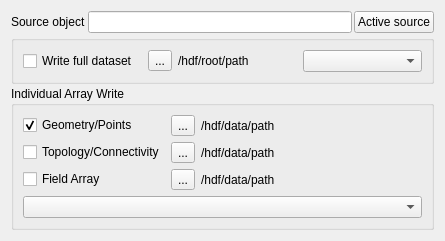
<?xml version="1.0" encoding="UTF-8"?>
<ui version="4.0">
 <class>pqDataExportWidget</class>
 <widget class="QWidget" name="pqDataExportWidget">
  <property name="geometry">
   <rect>
    <x>0</x>
    <y>0</y>
    <width>445</width>
    <height>219</height>
   </rect>
  </property>
  <property name="windowTitle">
   <string>Form</string>
  </property>
  <layout class="QVBoxLayout" name="verticalLayout_2">
   <item>
    <layout class="QGridLayout">
     <property name="spacing">
      <number>2</number>
     </property>
     <item row="0" column="1">
      <widget class="pqLineEdit" name="sourceName">
       <property name="readOnly">
        <bool>true</bool>
       </property>
      </widget>
     </item>
     <item row="0" column="0">
      <widget class="QLabel" name="label">
       <property name="text">
        <string>Source object</string>
       </property>
      </widget>
     </item>
     <item row="0" column="2">
      <widget class="QPushButton" name="assignSource">
       <property name="text">
        <string>Active source</string>
       </property>
      </widget>
     </item>
     <item row="2" column="0" colspan="3">
      <widget class="QGroupBox" name="groupBox">
       <property name="title">
        <string>Individual Array Write</string>
       </property>
       <layout class="QGridLayout" name="gridLayout_4">
        <item row="0" column="0">
         <layout class="QGridLayout" name="gridLayout_5">
          <item row="0" column="0">
           <widget class="QCheckBox" name="geometry">
            <property name="sizePolicy">
             <sizepolicy hsizetype="Fixed" vsizetype="Fixed">
              <horstretch>0</horstretch>
              <verstretch>0</verstretch>
             </sizepolicy>
            </property>
            <property name="text">
             <string>Geometry/Points</string>
            </property>
            <property name="checked">
             <bool>true</bool>
            </property>
           </widget>
          </item>
          <item row="1" column="0">
           <widget class="QCheckBox" name="topology">
            <property name="sizePolicy">
             <sizepolicy hsizetype="Fixed" vsizetype="Fixed">
              <horstretch>0</horstretch>
              <verstretch>0</verstretch>
             </sizepolicy>
            </property>
            <property name="minimumSize">
             <size>
              <width>0</width>
              <height>0</height>
             </size>
            </property>
            <property name="text">
             <string>Topology/Connectivity</string>
            </property>
           </widget>
          </item>
          <item row="2" column="0">
           <widget class="QCheckBox" name="field">
            <property name="sizePolicy">
             <sizepolicy hsizetype="Fixed" vsizetype="Fixed">
              <horstretch>0</horstretch>
              <verstretch>0</verstretch>
             </sizepolicy>
            </property>
            <property name="text">
             <string>Field Array</string>
            </property>
           </widget>
          </item>
          <item row="0" column="3" colspan="2">
           <widget class="QLabel" name="geometryPath">
            <property name="sizePolicy">
             <sizepolicy hsizetype="Ignored" vsizetype="Preferred">
              <horstretch>0</horstretch>
              <verstretch>0</verstretch>
             </sizepolicy>
            </property>
            <property name="maximumSize">
             <size>
              <width>16777215</width>
              <height>16777215</height>
             </size>
            </property>
            <property name="text">
             <string>/hdf/data/path</string>
            </property>
           </widget>
          </item>
          <item row="1" column="3" colspan="2">
           <widget class="QLabel" name="topologyPath">
            <property name="sizePolicy">
             <sizepolicy hsizetype="Ignored" vsizetype="Preferred">
              <horstretch>0</horstretch>
              <verstretch>0</verstretch>
             </sizepolicy>
            </property>
            <property name="maximumSize">
             <size>
              <width>16777215</width>
              <height>16777215</height>
             </size>
            </property>
            <property name="text">
             <string>/hdf/data/path</string>
            </property>
           </widget>
          </item>
          <item row="2" column="3" colspan="2">
           <widget class="QLabel" name="fieldPath">
            <property name="sizePolicy">
             <sizepolicy hsizetype="Ignored" vsizetype="Preferred">
              <horstretch>0</horstretch>
              <verstretch>0</verstretch>
             </sizepolicy>
            </property>
            <property name="maximumSize">
             <size>
              <width>16777215</width>
              <height>16777215</height>
             </size>
            </property>
            <property name="text">
             <string>/hdf/data/path</string>
            </property>
           </widget>
          </item>
          <item row="0" column="1">
           <widget class="QToolButton" name="geometryButton">
            <property name="text">
             <string>...</string>
            </property>
           </widget>
          </item>
          <item row="1" column="1">
           <widget class="QToolButton" name="topologyButton">
            <property name="text">
             <string>...</string>
            </property>
           </widget>
          </item>
          <item row="2" column="1">
           <widget class="QToolButton" name="fieldButton">
            <property name="text">
             <string>...</string>
            </property>
           </widget>
          </item>
         </layout>
        </item>
        <item row="1" column="0">
         <widget class="QComboBox" name="fieldSelect"/>
        </item>
       </layout>
      </widget>
     </item>
     <item row="1" column="0" colspan="3">
      <widget class="QGroupBox" name="groupBox_2">
       <property name="title">
        <string/>
       </property>
       <layout class="QGridLayout" name="gridLayout_10">
        <item row="0" column="0">
         <layout class="QGridLayout" name="gridLayout_8">
          <item row="0" column="2">
           <widget class="QLabel" name="fullPath">
            <property name="text">
             <string>/hdf/root/path</string>
            </property>
           </widget>
          </item>
          <item row="0" column="4">
           <widget class="QComboBox" name="comboBox_3"/>
          </item>
          <item row="0" column="1">
           <widget class="QToolButton" name="fullButton">
            <property name="text">
             <string>...</string>
            </property>
           </widget>
          </item>
          <item row="0" column="0">
           <widget class="QCheckBox" name="full">
            <property name="text">
             <string>Write full dataset</string>
            </property>
           </widget>
          </item>
         </layout>
        </item>
       </layout>
      </widget>
     </item>
    </layout>
   </item>
  </layout>
 </widget>
 <customwidgets>
  <customwidget>
   <class>pqLineEdit</class>
   <extends>QLineEdit</extends>
   <header>pqLineEdit.h</header>
  </customwidget>
 </customwidgets>
 <resources/>
 <connections/>
</ui>
